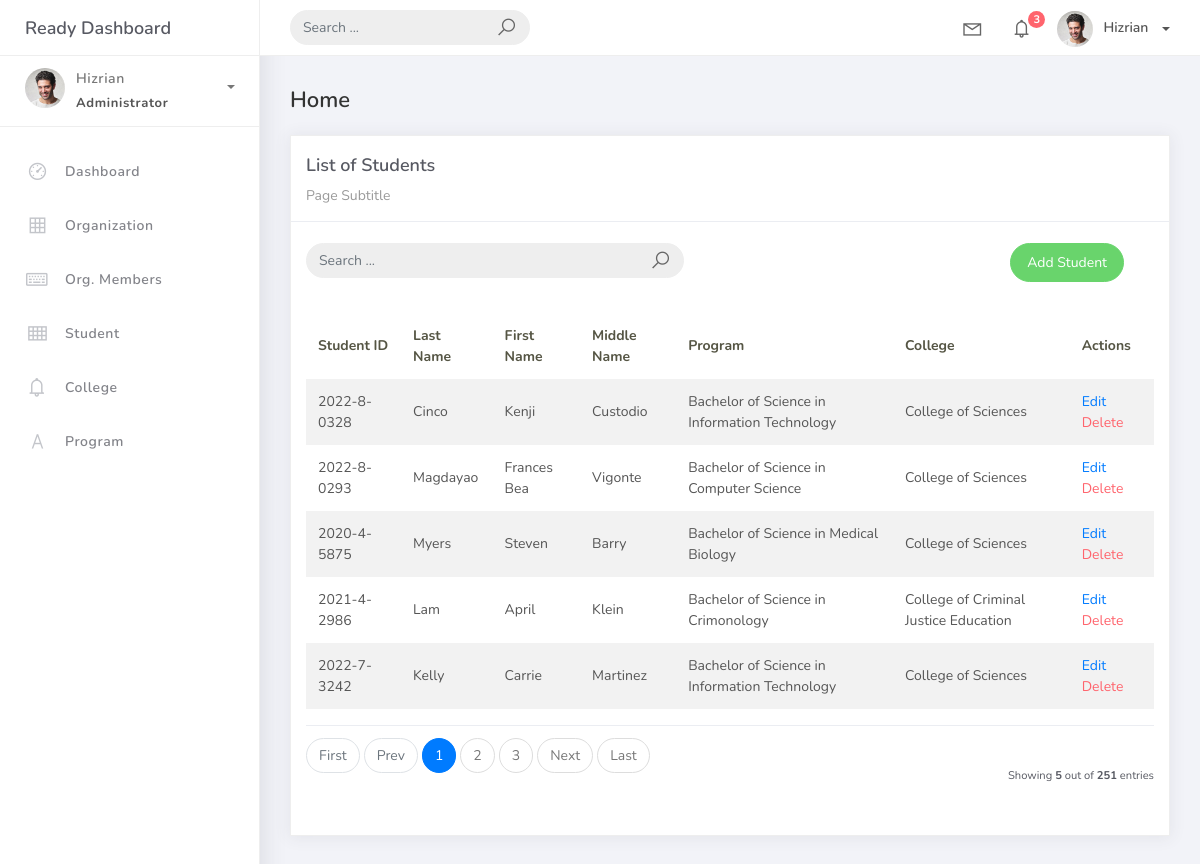
The page /student_list/ on the database its author committed.
### studentorg/models.py (models this page shows, shortened)
class BaseModel(models.Model):
    created_at = models.DateTimeField(auto_now_add=True, db_index=True)
    upated_at = models.DateTimeField(auto_now=True)
    class Meta:
        abstract = True

class Student(BaseModel):
    student_id = models.CharField(max_length=15)
    lastname = models.CharField(max_length=25, verbose_name="Last Name")
    firstname = models.CharField(max_length=25, verbose_name="First Name")
    middlename = models.CharField(max_length=25, blank=True, null=True, verbose_name="Middle Name")
    program = models.ForeignKey(Program, on_delete=models.CASCADE)

class Program(BaseModel):
    prog_name = models.CharField (max_length=150)
    college = models.ForeignKey(College, on_delete=models.CASCADE)
    def __str__(self):
        return self.prog_name

class College(BaseModel):
    college_name = models.CharField (max_length=150)
    def __str__(self):
        return self.college_name

### studentorg/views.py (the view, shortened to what this page needs)
# urls.py: path('student_list/', StudentList.as_view(), name='student-list'),
class StudentList(ListView):
     model = Student
     context_object_name = 'Student'
     template_name = 'student_list.html'
     paginate_by = 5
     def get_queryset(self, *args, **kwargs):
        qs = super(StudentList, self).get_queryset(*args, **kwargs)
        return qs

### templates/student_list.html
{% extends 'base.html' %} {% load static %} {% block content %}
<div class="content">
  <div class="container-fluid">
    <h4 class="page-title">Home</h4>
    <div class="row">
      <div class="col-md-12">
        <div class="card">
          <div class="card-header">
            <div class="card-title">List of Students</div>
            <div class="card-category">Page Subtitle</div>
          </div>
          <br />
               <div class="col-md-12 row">
                   <div class="col-md-6">
                   <form class="navbar-left navbar-form nav-search mr-md-3" action="{% url 'student-list' %}">
                       <div class="input-group">
                       <input type="text" placeholder="Search ..." class="form-control" name="q" />
                       <div class="input-group-append">
                           <span class="input-group-text">
                           <i class="la la-search search-icon"></i>
                           </span>
                       </div>
                       </div>
                   </form>
                   </div>
                   <div class="col-md-6">
                   <div class="pull-right">
                       <a href="{% url 'student-add' %}" class="btn btn-success btn-rounded">Add Student</a>
                   </div>
                   </div>
               </div>
          <div class="card-body">
            <table class="table table-striped mt-3">
              <thead>
                <tr>
                  <th scope="col">Student ID</th>
                  <th scope="col">Last Name</th>
                  <th scope="col">First Name</th>
                  <th scope="col">Middle Name</th>
                  <th scope="col">Program</th>
                  <th scope="col">College</th>
                  <th scope="col">Actions</th>
                </tr>
              </thead>
              <tbody>
                {% for object in object_list %}
                <tr>
                  <td>{{ object.student_id }}</td>
                  <td>{{ object.lastname }}</td>
                  <td>{{ object.firstname }}</td>
                  <td>{{ object.middlename }}</td>
                  <td>{{ object.program }}</td>
                  <td>{{ object.program.college }}</td>
                  <td>
                   <a href="student_list/{{ object.id }}">Edit</a>
                   <a href="student_list/{{ object.id }}/delete" class="text-danger">Delete</a>
                 </td>
                </tr>
                {% empty %}
                <tr>
                  <td colspan="4" style="text-align: center">
                   <p class="text-sm font-wight-bold mb-0">No Records Found</p>
                  </td>
                </tr>
                {% endfor %}
              </tbody>
            </table>
            {% include 'includes/pagination.html' %}
          </div>
        </div>
      </div>
    </div>
  </div>
</div>
{% endblock %}

### rows shown on the page
Student: student_id "2022-8-0328", lastname "Cinco", firstname "Kenji", middlename "Custodio", program "Bachelor of Science in Information Technology", program.college "College of Sciences"
Student: student_id "2022-8-0293", lastname "Magdayao", firstname "Frances Bea", middlename "Vigonte", program "Bachelor of Science in Computer Science", program.college "College of Sciences"
Student: student_id "2020-4-5875", lastname "Myers", firstname "Steven", middlename "Barry", program "Bachelor of Science in Medical Biology", program.college "College of Sciences"
Student: student_id "2021-4-2986", lastname "Lam", firstname "April", middlename "Klein", program "Bachelor of Science in Crimonology", program.college "College of Criminal Justice Education"
Student: student_id "2022-7-3242", lastname "Kelly", firstname "Carrie", middlename "Martinez", program "Bachelor of Science in Information Technology", program.college "College of Sciences"

### other values the page prints
{{ page_num }} "1"
{{ page_num }} "2" "3"
{{ object_list.count }} "5"
{{ paginator.count }} "251"
